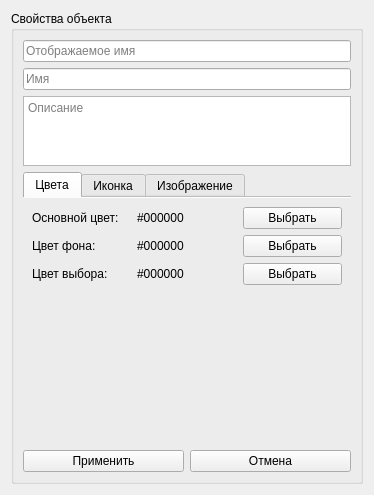
<?xml version="1.0" encoding="UTF-8"?>
<ui version="4.0">
 <class>ObjectPropertyEditorForm</class>
 <widget class="QWidget" name="ObjectPropertyEditorForm">
  <property name="geometry">
   <rect>
    <x>0</x>
    <y>0</y>
    <width>374</width>
    <height>495</height>
   </rect>
  </property>
  <property name="windowTitle">
   <string>Form</string>
  </property>
  <property name="styleSheet">
   <string notr="true"/>
  </property>
  <layout class="QVBoxLayout" name="verticalLayout">
   <item>
    <widget class="QGroupBox" name="groupBox">
     <property name="title">
      <string>Свойства объекта</string>
     </property>
     <layout class="QVBoxLayout" name="verticalLayout_2">
      <item>
       <widget class="QLineEdit" name="shortName_lineEdit">
        <property name="placeholderText">
         <string>Отображаемое имя</string>
        </property>
       </widget>
      </item>
      <item>
       <widget class="QLineEdit" name="name_lineEdit">
        <property name="placeholderText">
         <string>Имя</string>
        </property>
       </widget>
      </item>
      <item>
       <widget class="QPlainTextEdit" name="description_plainTextEdit">
        <property name="sizePolicy">
         <sizepolicy hsizetype="Expanding" vsizetype="Expanding">
          <horstretch>0</horstretch>
          <verstretch>1</verstretch>
         </sizepolicy>
        </property>
        <property name="placeholderText">
         <string>Описание</string>
        </property>
       </widget>
      </item>
      <item>
       <widget class="QTabWidget" name="property_tabWidget">
        <property name="sizePolicy">
         <sizepolicy hsizetype="Expanding" vsizetype="Expanding">
          <horstretch>0</horstretch>
          <verstretch>4</verstretch>
         </sizepolicy>
        </property>
        <property name="tabPosition">
         <enum>QTabWidget::North</enum>
        </property>
        <property name="tabShape">
         <enum>QTabWidget::Rounded</enum>
        </property>
        <property name="currentIndex">
         <number>0</number>
        </property>
        <property name="documentMode">
         <bool>true</bool>
        </property>
        <widget class="QWidget" name="tab_colors">
         <attribute name="title">
          <string>Цвета</string>
         </attribute>
         <layout class="QVBoxLayout" name="verticalLayout_3">
          <item>
           <layout class="QHBoxLayout" name="horizontalLayout_2">
            <item>
             <widget class="QLabel" name="label">
              <property name="text">
               <string>Основной цвет:</string>
              </property>
             </widget>
            </item>
            <item>
             <widget class="QLabel" name="mainColor_label">
              <property name="text">
               <string>#000000</string>
              </property>
             </widget>
            </item>
            <item>
             <widget class="QPushButton" name="selectMainColor_pushButton">
              <property name="text">
               <string>Выбрать</string>
              </property>
             </widget>
            </item>
           </layout>
          </item>
          <item>
           <layout class="QHBoxLayout" name="horizontalLayout_3">
            <item>
             <widget class="QLabel" name="label_5">
              <property name="text">
               <string>Цвет фона:</string>
              </property>
             </widget>
            </item>
            <item>
             <widget class="QLabel" name="bgrColor_label">
              <property name="text">
               <string>#000000</string>
              </property>
             </widget>
            </item>
            <item>
             <widget class="QPushButton" name="selectBgrColor_pushButton">
              <property name="text">
               <string>Выбрать</string>
              </property>
             </widget>
            </item>
           </layout>
          </item>
          <item>
           <layout class="QHBoxLayout" name="horizontalLayout_4">
            <item>
             <widget class="QLabel" name="label_3">
              <property name="text">
               <string>Цвет выбора:</string>
              </property>
             </widget>
            </item>
            <item>
             <widget class="QLabel" name="selectedColor_label">
              <property name="text">
               <string>#000000</string>
              </property>
             </widget>
            </item>
            <item>
             <widget class="QPushButton" name="selectSelectionColor_pushButton">
              <property name="text">
               <string>Выбрать</string>
              </property>
             </widget>
            </item>
           </layout>
          </item>
          <item>
           <spacer name="verticalSpacer">
            <property name="orientation">
             <enum>Qt::Vertical</enum>
            </property>
            <property name="sizeHint" stdset="0">
             <size>
              <width>20</width>
              <height>111</height>
             </size>
            </property>
           </spacer>
          </item>
         </layout>
        </widget>
        <widget class="QWidget" name="tab_icon">
         <attribute name="title">
          <string>Иконка</string>
         </attribute>
         <layout class="QVBoxLayout" name="verticalLayout_5">
          <item>
           <widget class="WidgetGalery" name="iconGalery">
            <property name="widgetResizable">
             <bool>true</bool>
            </property>
            <widget class="QWidget" name="scrollAreaWidgetContents_2">
             <property name="geometry">
              <rect>
               <x>0</x>
               <y>0</y>
               <width>312</width>
               <height>213</height>
              </rect>
             </property>
            </widget>
           </widget>
          </item>
         </layout>
        </widget>
        <widget class="QWidget" name="tab_image">
         <attribute name="title">
          <string>Изображение</string>
         </attribute>
         <layout class="QVBoxLayout" name="verticalLayout_4">
          <property name="spacing">
           <number>0</number>
          </property>
          <property name="leftMargin">
           <number>0</number>
          </property>
          <property name="topMargin">
           <number>0</number>
          </property>
          <property name="rightMargin">
           <number>0</number>
          </property>
          <property name="bottomMargin">
           <number>1</number>
          </property>
          <item>
           <widget class="WidgetGalery" name="imageHistoryGalery">
            <property name="widgetResizable">
             <bool>true</bool>
            </property>
            <widget class="QWidget" name="scrollAreaWidgetContents">
             <property name="geometry">
              <rect>
               <x>0</x>
               <y>0</y>
               <width>330</width>
               <height>205</height>
              </rect>
             </property>
            </widget>
           </widget>
          </item>
          <item>
           <widget class="QPushButton" name="openImage_pushButton">
            <property name="text">
             <string>Открыть...</string>
            </property>
           </widget>
          </item>
         </layout>
        </widget>
       </widget>
      </item>
      <item>
       <layout class="QHBoxLayout" name="horizontalLayout">
        <item>
         <widget class="QPushButton" name="accept_pushButton">
          <property name="text">
           <string>Применить</string>
          </property>
         </widget>
        </item>
        <item>
         <widget class="QPushButton" name="cancel_pushButton">
          <property name="text">
           <string>Отмена</string>
          </property>
         </widget>
        </item>
       </layout>
      </item>
     </layout>
    </widget>
   </item>
  </layout>
 </widget>
 <customwidgets>
  <customwidget>
   <class>WidgetGalery</class>
   <extends>QScrollArea</extends>
   <header location="global">Components/CustomQt/WidgetGalery.h</header>
   <container>1</container>
  </customwidget>
 </customwidgets>
 <resources/>
 <connections/>
</ui>
